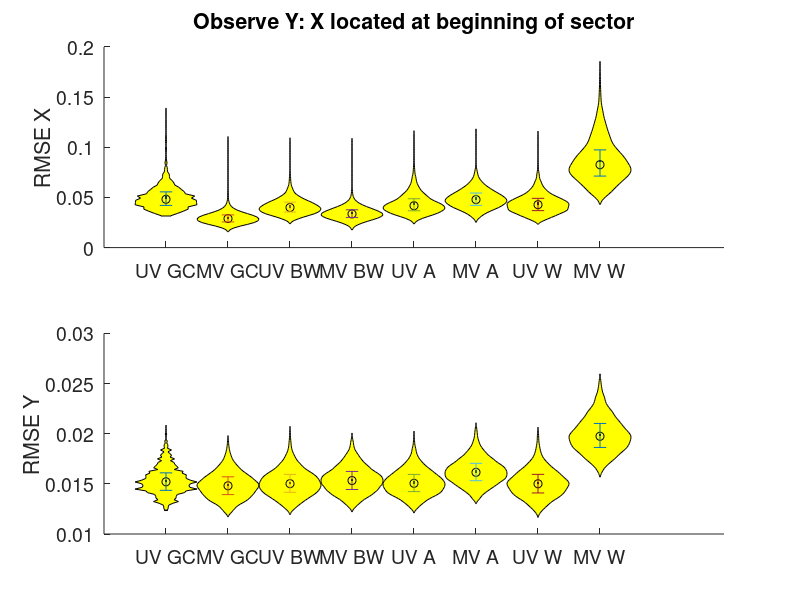

This chart was generated by the following MATLAB code:
%% Load output produced from script observe_y_save_output
load('observe_y_xk_first.mat') 
addpath('violin/')
title_str = 'Observe Y: X located at beginning of sector';
savename = 'Plots/obs_y_xk_first_violins.png';

% 1. RMSE X
RMSE_X_full = [sort(RMSE_X_YnoX_UVGC(:)), sort(RMSE_X_YnoX_MVGC(:)), ...
          sort(RMSE_X_YnoX_UVBW(:)), sort(RMSE_X_YnoX_MVBW(:)), ...
          sort(RMSE_X_YnoX_UVA(:)),  sort(RMSE_X_YnoX_MVA(:)), ...
          sort(RMSE_X_YnoX_UVW(:)),  sort(RMSE_X_YnoX_MVW(:))];
height = size(RMSE_X_full, 1);
RMSE_X = RMSE_X_full(floor(0.01*height):floor(0.99*height), :);
      
xlab = {'UV GC', 'MV GC', 'UV BW', 'MV BW', 'UV A', 'MV A', 'UV W', 'MV W'};

% 2. RMSE Y
RMSE_Y_full = [sort(RMSE_Y_YnoX_UVGC(:)), sort(RMSE_Y_YnoX_MVGC(:)), ...
          sort(RMSE_Y_YnoX_UVBW(:)), sort(RMSE_Y_YnoX_MVBW(:)), ...
          sort(RMSE_Y_YnoX_UVA(:)),  sort(RMSE_Y_YnoX_MVA(:)), ...
          sort(RMSE_Y_YnoX_UVW(:)),  sort(RMSE_Y_YnoX_MVW(:))];
height = size(RMSE_Y_full, 1);
RMSE_Y = RMSE_Y_full(floor(0.01*height):floor(0.99*height), :);

% Make Plots

figure
subplot(2,1,1)
violin(RMSE_X);
ylabel('RMSE X')
title(title_str)
set(gca, 'FontSize', 14, 'XTick', 1:length(xlab), 'XTickLabel', xlab)

subplot(2,1,2)
violin(RMSE_Y);
ylabel('RMSE Y')
set(gca, 'FontSize', 14, 'XTick', 1:length(xlab), 'XTickLabel', xlab)
set(gcf, 'Position',  [100, 100, 800, 800])

saveas(gcf, savename)

